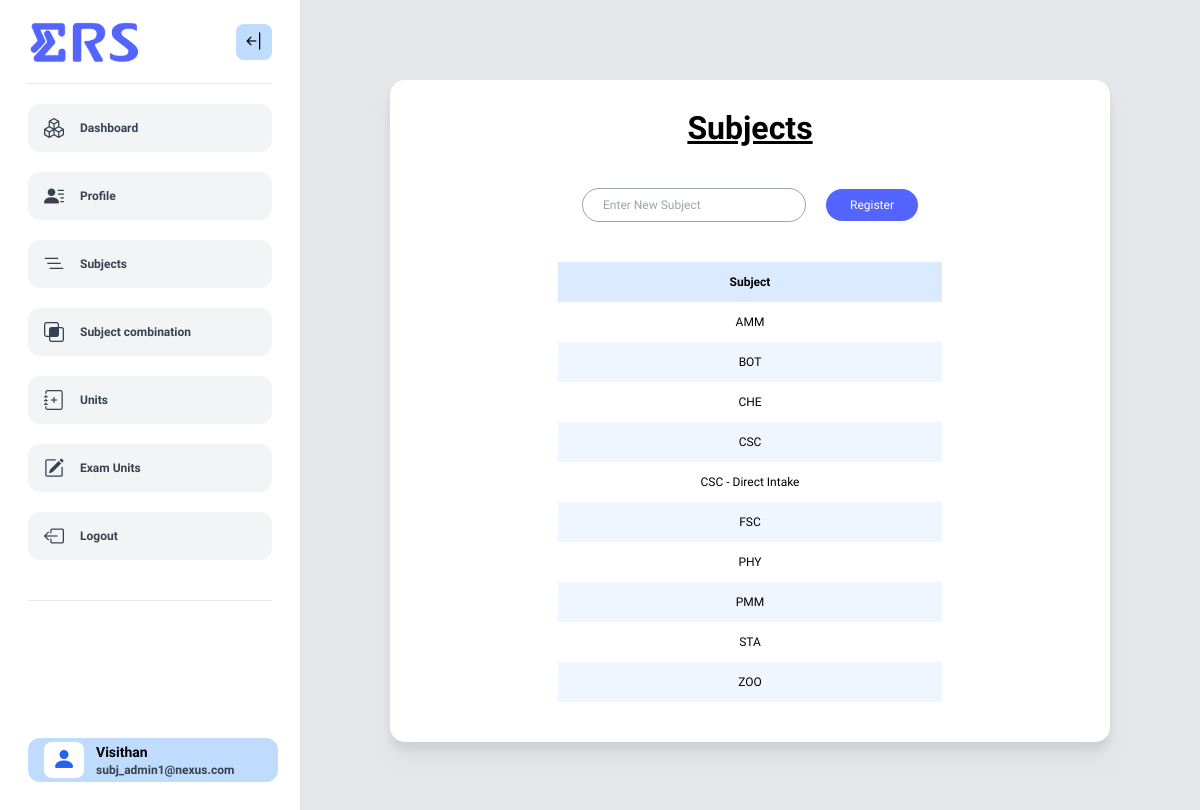
Page /admin/index.php?page=subj (signed in) on the committed database.
### tables this page shows
CREATE TABLE `subject` (
  `subject` varchar(50) NOT NULL
);

### config/adminName.php (called while the page is built, shortened)
<?php
$get_name = "
    SELECT a.name, ad.title
    FROM admin a
    INNER JOIN admin_details ad
    ON a.email = ad.email
    WHERE ad.email ='".$_SESSION['userid']."'";
$res = mysqli_fetch_assoc(mysqli_query($con, $get_name));
$userprofname = $res['name'];
?>

### admin/subjectAdmin/subject.php (the view, shortened to what this page needs)
<?php
    $sql = "SELECT * FROM subject";
    $sublist = mysqli_query($con, $sql);
    ?>
<div class="flex flex-col items-center justify-around gap-5">
    <h1 class="title">Subjects</h1>
    <form action="" method="post" class="flex flex-col justify-center items-center gap-5 mt-8">
        <div class="w-full flex items-center gap-5">
            <input type="subject" name="subject" placeholder="Enter New Subject" class="w-56 border border-gray-400 rounded-full py-2 px-5 outline-none focus:border-blue-500" required>
            <input type="submit" name="submit" class="btn fill-btn" value="Register">
        </div>
    </form>
    <table class="w-96 mt-5 text-center">
        <tr class="h-10 bg-blue-100 font-semibold">
            <th>Subject</th>
        </tr>
        <?php
            if (mysqli_num_rows($sublist) > 0) {
            while ($row = mysqli_fetch_assoc($sublist)) {
                ?>
                <tr class='h-10 odd:bg-blue-50'>
                    <td><?php echo $row['subject']; ?></td>
                </tr>
                <?php
            }
            } else {
                echo "<tr class='h-10 odd:bg-blue-50'>
                        <td>No record found</td>
                    </tr>
                                            ";
            }
        ?>
    </table>
</div>

### admin/navbar.php (shortened to what this page needs)
<nav
        id="navBar"
        class="fixed top-0 bottom-0 lg:left-0 py-5 px-7 w-[300px] bg-white drop-shadow-sm transition-all">
    <div class="flex items-center justify-between">
        <img
                src="../assets/img/logo/ERS_logo.gif"
                alt="Logo"
                class="w-28 transition-all"
                id="nav-logo"/>
        <i
                onclick="toggleNavBar()"
                id="open-close-btn"
                class="bi bi-arrow-bar-left text-xl py-1 px-2 rounded-lg bg-blue-200 text-black cursor-pointer transition-all"></i>
    </div>
    <hr class="bg-gray-700 my-5"/>
    <div class="flex flex-col gap-5" id="navLinks">
        <a
                id="dashboardLink"
                href="../admin"
                class="flex items-center gap-4 w-full bg-gray-100 rounded-xl py-2.5 px-4 cursor-pointer transition-all hover:bg-gray-200 hover:text-black font-semibold text-gray-700">
            <i class="bi bi-boxes text-xl"></i>
            <span class="transition-all">Dashboard</span>
        </a>
        <a
                id="dashboardLink"
                href="index.php?page=profile"
                class="flex items-center gap-4 w-full bg-gray-100 rounded-xl py-2.5 px-4 cursor-pointer transition-all hover:bg-gray-200 hover:text-black font-semibold text-gray-700">
            <i class="bi bi-person-lines-fill text-xl"></i>
            <span class="transition-all">Profile</span>
        </a>
        <?php if ($_SESSION['role'] == "Admin_Subject") { ?>
            <a
                    id="dashboardLink"
                    href="index.php?page=subj"
                    class="flex items-center gap-4 w-full bg-gray-100 rounded-xl py-2.5 px-4 cursor-pointer transition-all hover:bg-gray-200 hover:text-black font-semibold text-gray-700">
                <i class="bi bi-list-nested text-xl"></i>
                <span class="transition-all">Subjects</span>
            </a>
            <a
                    id="dashboardLink"
                    href="index.php?page=subComb"
                    class="flex items-center gap-4 w-full bg-gray-100 rounded-xl py-2.5 px-4 cursor-pointer transition-all hover:bg-gray-200 hover:text-black font-semibold text-gray-700">
                <i class="bi bi-intersect text-xl"></i>
                <span class="transition-all">Subject combination</span>
            </a>
            <a
                    id="dashboardLink"
                    href="index.php?page=units"
                    class="flex items-center gap-4 w-full bg-gray-100 rounded-xl py-2.5 px-4 cursor-pointer transition-all hover:bg-gray-200 hover:text-black font-semibold text-gray-700">
                <i class="bi bi-journal-plus text-xl"></i>
                <span class="transition-all">Units</span>
            </a>
            <?php if (isset($curExam)) { ?>
                <a
                        id="dashboardLink"
                        href="index.php?page=asignUnits"
                        class="flex items-center gap-4 w-full bg-gray-100 rounded-xl py-2.5 px-4 cursor-pointer transition-all hover:bg-gray-200 hover:text-black font-semibold text-gray-700">
                    <i class="bi bi-pencil-square text-xl"></i>
                    <span class="transition-all">Exam Units</span>
                </a>
            <?php } ?>
        <?php } ?>
        <a
                id="dashboardLink"
                href="../logout.php"
                class="flex items-center gap-4 w-full bg-gray-100 rounded-xl py-2.5 px-4 cursor-pointer transition-all hover:bg-gray-200 hover:text-black font-semibold text-gray-700">
            <i class="bi bi-box-arrow-left text-xl"></i>
            <span class="transition-all">Logout</span>
        </a>
    </div>
    <hr class="bg-gray-700 my-10"/>
    <a
            id="profile-sec"
            href="index.php?page=profile"
            class="fixed bottom-10 w-10/12 mx-auto bg-blue-200 rounded-xl flex items-center gap-3 py-1 px-4 cursor-pointer overflow-x-hidden">
        <i
                class="user-icon bi bi-person-fill text-2xl py-0.5 px-2 rounded-lg bg-white text-blue-600"></i>
        <div class="name-email leading-tight">
            <h4 class="text-black font-bold text-sm"><?php echo $userprofname ?></h4>
            <p class="text-xs font-semibold text-gray-700"><?php echo $_SESSION['userid'] ?></p>
        </div>
    </a>
</nav>

### assets/css/admin.css (style rules this page uses)
:root { --primary: #5465ff; --secondary: #bfd7ff; --error: #ff5733; --title: "Kanit"; }
* { margin: 0; padding: 0; box-sizing: border-box; font-family: "Geologica", serif; }
.title { font-family: var(--title); font-weight: bolder; font-size: 2rem; text-decoration: underline; }
.btn { border: none; border-radius: 9999px; padding: 0.5rem 1.5rem; font-weight: 500; cursor: pointer; text-align: center; transition: 0.4s all ease; }
.fill-btn { background-color: var(--primary) !important; color: white; }

### rows in the picture
subject: subject "AMM"
subject: subject "BOT"
subject: subject "CHE"
subject: subject "CSC"
subject: subject "CSC - Direct Intake"
subject: subject "FSC"
subject: subject "PHY"
subject: subject "PMM"
subject: subject "STA"
subject: subject "ZOO"

### other values in the picture
$userprofname "Visithan"
$_SESSION['userid'] "subj_admin1@nexus.com"
